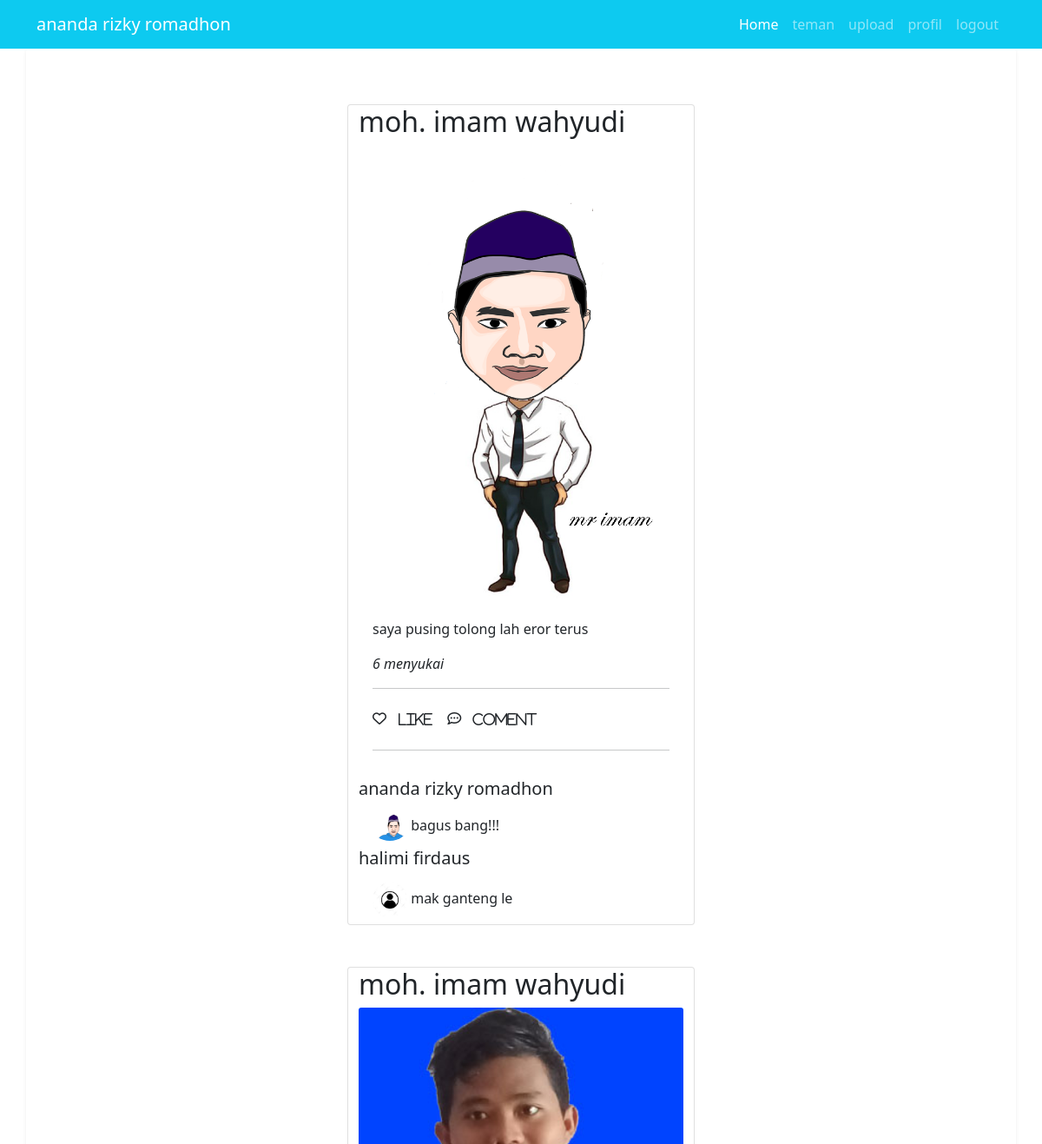
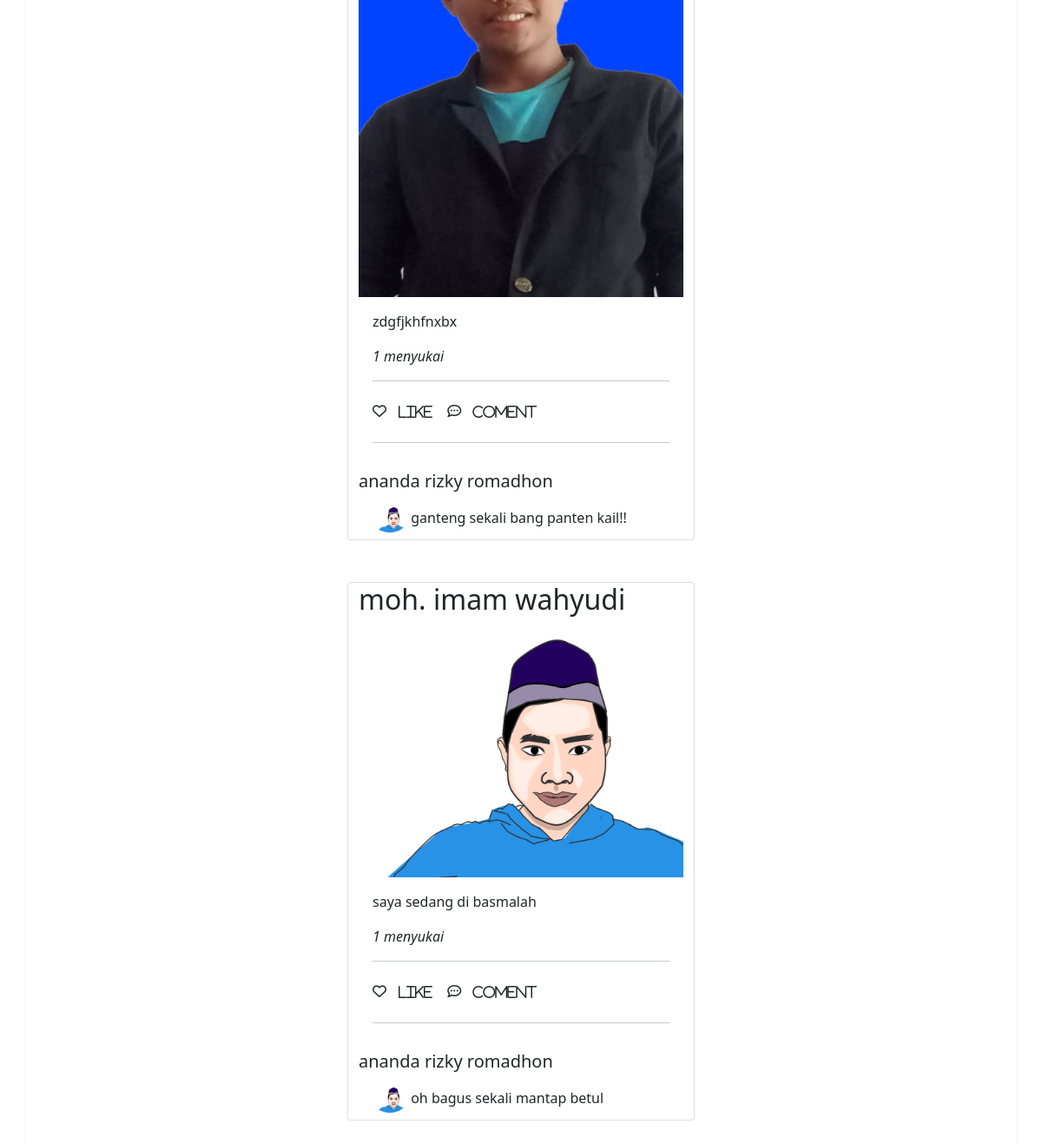
Screenshot of /index.php (signed in) with the database file from the repository (2 pictures, top to bottom).
### tables this page shows
CREATE TABLE `users` (
  `id` int(11) NOT NULL,
  `nama` varchar(64) DEFAULT NULL,
  `tgl` varchar(15) DEFAULT NULL,
  `foto` varchar(64) DEFAULT NULL,
  `username` varchar(64) DEFAULT NULL,
  `pwd` varchar(64) DEFAULT NULL
);

CREATE TABLE `postingan` (
  `idpost` int(11) NOT NULL,
  `id_user` int(11) DEFAULT NULL,
  `gambar` varchar(100) DEFAULT NULL,
  `text` varchar(200) DEFAULT NULL,
  `suka` int(11) DEFAULT NULL
);

CREATE TABLE `komentar` (
  `idkomen` int(11) NOT NULL,
  `idpost` int(11) DEFAULT NULL,
  `id_user` int(11) DEFAULT NULL,
  `deskripsi` varchar(200) DEFAULT NULL
);

### index.php (the view, shortened to what this page needs)
<?php
    $dbc = new PDO ('mysql:host=localhost;dbname=instaapp','root','');
    $query = $dbc->prepare("SELECT * FROM users WHERE :id = users.id");
			$query->bindValue(':id', $_SESSION['id']);
			$query->execute();
 ?>
<!doctype html>
<html lang="en">
  <head>
    <link href="https://cdn.jsdelivr.net/npm/bootstrap@5.0.0-beta3/dist/css/bootstrap.min.css" rel="stylesheet">
  </head>
  <body>
    <?php foreach ($query as $row ) { ?>
     <nav class="navbar navbar-expand-lg navbar-dark bg-info">
      <div class="container">
        <a class="navbar-brand" href="#"><?= $row["nama"]; ?></a>
        <div class="collapse navbar-collapse" id="navbarNav">
          <ul class="navbar-nav ms-auto">
            <li class="nav-item">
              <a class="nav-link active" aria-current="page" href="index.php">Home</a>
            </li>
            <li class="nav-item">
              <a class="nav-link" href="teman.php">teman</a>
            </li>
            <li class="nav-item">
              <a class="nav-link" href="upload.php">upload</a>
            </li>
            <li class="nav-item">
              <a class="nav-link" href="profil.php">profil</a>
            </li>
            <li class="nav-item">
              <a class="nav-link" href="logout.php">logout</a>
            </li>
          </ul>
        </div>
      </div>
    </nav>
   <?php } ?>
      <section>
        <div class="container shadow-sm p-3 mb-5 bg-body rounded">
        <?php
                    $dbc = new PDO ('mysql:host=localhost;dbname=instaapp','root','');
                    $query = $dbc->prepare("SELECT * FROM postingan,teman,users WHERE  postingan.id_user=teman.id_teman AND teman.id =:id AND users.id=teman.id_teman");
                    $query->bindValue(':id', $_SESSION['id']);
			        $query->execute();
                    foreach ($query as $post) {
                ?>
            <div class="row row justify-content-center mb-3 pt-5">
                    <?php $idpos = $post['idpost'] ?>
                    <div class="card" style="width: 25rem;">
                    <h2><?= $post['nama']; ?></h2>
                    <img src="gambar/<?= $post['gambar']; ?>" class="card-img-top" alt="...">
                    <div class="card-body">
                        <p class="card-text"><?= $post['text']; ?></p>
                        <i><?= $post['suka']; ?> menyukai</i> <br> <hr>
                        <i class="far fa-heart"><a href="like.php?id=<?= $post['idpost']; ?>" class="btn btn">like</a></i>
                        <i class="far fa-comment-dots"><a href="komen.php?id=<?= $post['idpost']; ?>" class="btn btn">coment</a></i><hr>
                    </div>
                    <?php
                       $dbc = new PDO ('mysql:host=localhost;dbname=instaapp','root','');
                      $komen = $dbc->prepare("SELECT * FROM komentar,users WHERE  komentar.idpost = $idpos AND komentar.id_user=users.id");
                      $komen->bindValue(':id', $_SESSION['id']);
			                $komen->execute();
                      foreach ($komen as $key ) {?>
                    <div>
                        <ul class="list-group list-group-flush">
                        <h5><?= $key['nama']; ?></h5>
                        <li class="list-group-item">
                        <img src="gambar/<?= $key['foto']; ?>" alt="imam" width="40" class="rounded-circle" />
                        <?= $key['deskripsi']; ?>
                        </li>
                    </div>
                    <?php } ?>
                    </div>
                <?php } ?>
            </div>
        </div>
    </section>
  </body>
</html>

### rows the page displays
users: nama "ananda rizky romadhon"
postingan: id_user.nama "moh. imam wahyudi", gambar (picture), text "saya pusing tolong lah eror terus", suka "6"
komentar: id_user.nama "ananda rizky romadhon", id_user.foto (picture), deskripsi "bagus bang!!!"
komentar: id_user.nama "halimi firdaus", id_user.foto (placeholder picture), deskripsi "mak ganteng le"
postingan: id_user.nama "moh. imam wahyudi", gambar (picture), text "zdgfjkhfnxbx", suka "1"
komentar: id_user.nama "ananda rizky romadhon", id_user.foto (picture), deskripsi "ganteng sekali bang panten kail!!"
postingan: id_user.nama "moh. imam wahyudi", gambar (picture), text "saya sedang di basmalah", suka "1"
komentar: id_user.nama "ananda rizky romadhon", id_user.foto (picture), deskripsi "oh bagus sekali mantap betul"
